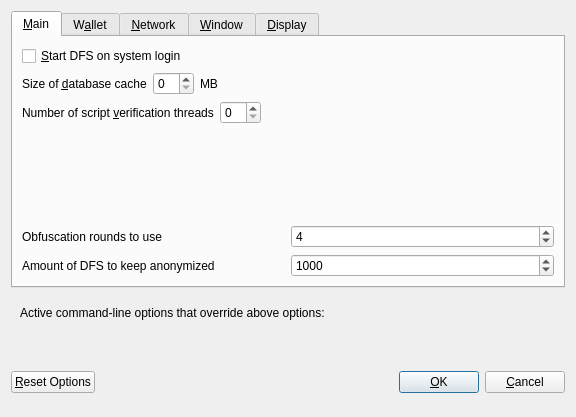
<?xml version="1.0" encoding="UTF-8"?>
<ui version="4.0">
 <class>OptionsDialog</class>
 <widget class="QDialog" name="OptionsDialog">
  <property name="geometry">
   <rect>
    <x>0</x>
    <y>0</y>
    <width>576</width>
    <height>417</height>
   </rect>
  </property>
  <property name="windowTitle">
   <string>Options</string>
  </property>
  <property name="modal">
   <bool>true</bool>
  </property>
  <layout class="QVBoxLayout" name="verticalLayout">
   <item>
    <widget class="QTabWidget" name="tabWidget">
     <property name="currentIndex">
      <number>0</number>
     </property>
     <widget class="QWidget" name="tabMain">
      <attribute name="title">
       <string>&amp;Main</string>
      </attribute>
      <layout class="QVBoxLayout" name="verticalLayout_Main">
       <item>
        <widget class="QCheckBox" name="bitcoinAtStartup">
         <property name="toolTip">
          <string>Automatically start DFS after logging in to the system.</string>
         </property>
         <property name="text">
          <string>&amp;Start DFS on system login</string>
         </property>
        </widget>
       </item>
       <item>
        <layout class="QHBoxLayout" name="horizontalLayout_2_Main">
         <item>
          <widget class="QLabel" name="databaseCacheLabel">
           <property name="text">
            <string>Size of &amp;database cache</string>
           </property>
           <property name="textFormat">
            <enum>Qt::PlainText</enum>
           </property>
           <property name="buddy">
            <cstring>databaseCache</cstring>
           </property>
          </widget>
         </item>
         <item>
          <widget class="QSpinBox" name="databaseCache"/>
         </item>
         <item>
          <widget class="QLabel" name="databaseCacheUnitLabel">
           <property name="text">
            <string>MB</string>
           </property>
           <property name="textFormat">
            <enum>Qt::PlainText</enum>
           </property>
          </widget>
         </item>
         <item>
          <spacer name="horizontalSpacer_2_Main">
           <property name="orientation">
            <enum>Qt::Horizontal</enum>
           </property>
           <property name="sizeHint" stdset="0">
            <size>
             <width>40</width>
             <height>20</height>
            </size>
           </property>
          </spacer>
         </item>
        </layout>
       </item>
       <item>
        <layout class="QHBoxLayout" name="horizontalLayout_3_Main">
         <item>
          <widget class="QLabel" name="threadsScriptVerifLabel">
           <property name="text">
            <string>Number of script &amp;verification threads</string>
           </property>
           <property name="textFormat">
            <enum>Qt::PlainText</enum>
           </property>
           <property name="buddy">
            <cstring>threadsScriptVerif</cstring>
           </property>
          </widget>
         </item>
         <item>
          <widget class="QSpinBox" name="threadsScriptVerif">
           <property name="toolTip">
            <string>(0 = auto, &lt;0 = leave that many cores free)</string>
           </property>
          </widget>
         </item>
         <item>
          <spacer name="horizontalSpacer_3_Main">
           <property name="orientation">
            <enum>Qt::Horizontal</enum>
           </property>
           <property name="sizeHint" stdset="0">
            <size>
             <width>40</width>
             <height>20</height>
            </size>
           </property>
          </spacer>
         </item>
        </layout>
       </item>
       <item>
        <spacer name="verticalSpacer_Main">
         <property name="orientation">
          <enum>Qt::Vertical</enum>
         </property>
         <property name="sizeHint" stdset="0">
          <size>
           <width>20</width>
           <height>40</height>
          </size>
         </property>
        </spacer>
       </item>
       <item>
        <layout class="QHBoxLayout" name="horizontalLayout_4_Main">
         <item>
          <widget class="QLabel" name="label">
           <property name="toolTip">
            <string>This setting determines the amount of individual masternodes that an input will be anonymized through.&lt;br/&gt;More rounds of anonymization gives a higher degree of privacy, but also costs more in fees.</string>
           </property>
           <property name="text">
            <string>Obfuscation rounds to use</string>
           </property>
          </widget>
         </item>
         <item>
          <widget class="QSpinBox" name="obfuscationRounds">
           <property name="minimum">
            <number>2</number>
           </property>
           <property name="maximum">
            <number>8</number>
           </property>
           <property name="value">
            <number>4</number>
           </property>
          </widget>
         </item>
        </layout>
       </item>
       <item>
        <layout class="QHBoxLayout" name="horizontalLayout">
         <item>
          <widget class="QLabel" name="label_2">
           <property name="toolTip">
            <string>This amount acts as a threshold to turn off Obfuscation once it's reached.</string>
           </property>
           <property name="statusTip">
            <string notr="true"/>
           </property>
           <property name="whatsThis">
            <string notr="true"/>
           </property>
           <property name="accessibleName">
            <string notr="true"/>
           </property>
           <property name="accessibleDescription">
            <string notr="true"/>
           </property>
           <property name="text">
            <string>Amount of DFS to keep anonymized</string>
           </property>
          </widget>
         </item>
         <item>
          <widget class="QSpinBox" name="anonymizeDfs">
           <property name="minimum">
            <number>100</number>
           </property>
           <property name="maximum">
            <number>100000</number>
           </property>
           <property name="singleStep">
            <number>100</number>
           </property>
           <property name="value">
            <number>1000</number>
           </property>
          </widget>
         </item>
        </layout>
       </item>
      </layout>
     </widget>
     <widget class="QWidget" name="tabWallet">
      <attribute name="title">
       <string>W&amp;allet</string>
      </attribute>
      <layout class="QVBoxLayout" name="verticalLayout_Wallet">
       <item>
        <widget class="QGroupBox" name="groupBox">
         <property name="title">
          <string>Expert</string>
         </property>
         <layout class="QVBoxLayout" name="verticalLayout_2">
          <item>
           <widget class="QCheckBox" name="coinControlFeatures">
            <property name="toolTip">
             <string>Whether to show coin control features or not.</string>
            </property>
            <property name="text">
             <string>Enable coin &amp;control features</string>
            </property>
           </widget>
          </item>
          <item>
           <widget class="QCheckBox" name="showMasternodesTab">
            <property name="toolTip">
             <string>Show additional tab listing all your masternodes in first sub-tab&lt;br/&gt;and all masternodes on the network in second sub-tab.</string>
            </property>
            <property name="text">
             <string>Show Masternodes Tab</string>
            </property>
           </widget>
          </item>
          <item>
           <widget class="QCheckBox" name="spendZeroConfChange">
            <property name="toolTip">
             <string>If you disable the spending of unconfirmed change, the change from a transaction&lt;br/&gt;cannot be used until that transaction has at least one confirmation.&lt;br/&gt;This also affects how your balance is computed.</string>
            </property>
            <property name="text">
             <string>&amp;Spend unconfirmed change</string>
            </property>
           </widget>
          </item>
         </layout>
        </widget>
       </item>
       <item>
        <spacer name="verticalSpacer_Wallet">
         <property name="orientation">
          <enum>Qt::Vertical</enum>
         </property>
         <property name="sizeHint" stdset="0">
          <size>
           <width>20</width>
           <height>40</height>
          </size>
         </property>
        </spacer>
       </item>
      </layout>
     </widget>
     <widget class="QWidget" name="tabNetwork">
      <attribute name="title">
       <string>&amp;Network</string>
      </attribute>
      <layout class="QVBoxLayout" name="verticalLayout_Network">
       <item>
        <widget class="QCheckBox" name="mapPortUpnp">
         <property name="toolTip">
          <string>Automatically open the DFS client port on the router. This only works when your router supports UPnP and it is enabled.</string>
         </property>
         <property name="text">
          <string>Map port using &amp;UPnP</string>
         </property>
        </widget>
       </item>
       <item>
        <widget class="QCheckBox" name="allowIncoming">
         <property name="toolTip">
          <string>Accept connections from outside</string>
         </property>
         <property name="text">
          <string>Allow incoming connections</string>
         </property>
        </widget>
       </item>
       <item>
        <widget class="QCheckBox" name="connectSocks">
         <property name="toolTip">
          <string>Connect to the DFS network through a SOCKS5 proxy.</string>
         </property>
         <property name="text">
          <string>&amp;Connect through SOCKS5 proxy (default proxy):</string>
         </property>
        </widget>
       </item>
       <item>
        <layout class="QHBoxLayout" name="horizontalLayout_1_Network">
         <item>
          <widget class="QLabel" name="proxyIpLabel">
           <property name="text">
            <string>Proxy &amp;IP:</string>
           </property>
           <property name="textFormat">
            <enum>Qt::PlainText</enum>
           </property>
           <property name="buddy">
            <cstring>proxyIp</cstring>
           </property>
          </widget>
         </item>
         <item>
          <widget class="QValidatedLineEdit" name="proxyIp">
           <property name="minimumSize">
            <size>
             <width>140</width>
             <height>0</height>
            </size>
           </property>
           <property name="maximumSize">
            <size>
             <width>140</width>
             <height>16777215</height>
            </size>
           </property>
           <property name="toolTip">
            <string>IP address of the proxy (e.g. IPv4: 127.0.0.1 / IPv6: ::1)</string>
           </property>
          </widget>
         </item>
         <item>
          <widget class="QLabel" name="proxyPortLabel">
           <property name="text">
            <string>&amp;Port:</string>
           </property>
           <property name="textFormat">
            <enum>Qt::PlainText</enum>
           </property>
           <property name="buddy">
            <cstring>proxyPort</cstring>
           </property>
          </widget>
         </item>
         <item>
          <widget class="QLineEdit" name="proxyPort">
           <property name="minimumSize">
            <size>
             <width>55</width>
             <height>0</height>
            </size>
           </property>
           <property name="maximumSize">
            <size>
             <width>55</width>
             <height>16777215</height>
            </size>
           </property>
           <property name="toolTip">
            <string>Port of the proxy (e.g. 9050)</string>
           </property>
          </widget>
         </item>
         <item>
          <spacer name="horizontalSpacer_1_Network">
           <property name="orientation">
            <enum>Qt::Horizontal</enum>
           </property>
           <property name="sizeHint" stdset="0">
            <size>
             <width>40</width>
             <height>20</height>
            </size>
           </property>
          </spacer>
         </item>
        </layout>
       </item>
       <item>
        <spacer name="verticalSpacer_Network">
         <property name="orientation">
          <enum>Qt::Vertical</enum>
         </property>
         <property name="sizeHint" stdset="0">
          <size>
           <width>20</width>
           <height>40</height>
          </size>
         </property>
        </spacer>
       </item>
      </layout>
     </widget>
     <widget class="QWidget" name="tabWindow">
      <attribute name="title">
       <string>&amp;Window</string>
      </attribute>
      <layout class="QVBoxLayout" name="verticalLayout_Window">
       <item>
        <widget class="QCheckBox" name="minimizeToTray">
         <property name="toolTip">
          <string>Show only a tray icon after minimizing the window.</string>
         </property>
         <property name="text">
          <string>&amp;Minimize to the tray instead of the taskbar</string>
         </property>
        </widget>
       </item>
       <item>
        <widget class="QCheckBox" name="minimizeOnClose">
         <property name="toolTip">
          <string>Minimize instead of exit the application when the window is closed. When this option is enabled, the application will be closed only after selecting Quit in the menu.</string>
         </property>
         <property name="text">
          <string>M&amp;inimize on close</string>
         </property>
        </widget>
       </item>
       <item>
        <spacer name="verticalSpacer_Window">
         <property name="orientation">
          <enum>Qt::Vertical</enum>
         </property>
         <property name="sizeHint" stdset="0">
          <size>
           <width>20</width>
           <height>40</height>
          </size>
         </property>
        </spacer>
       </item>
      </layout>
     </widget>
     <widget class="QWidget" name="tabDisplay">
      <attribute name="title">
       <string>&amp;Display</string>
      </attribute>
      <layout class="QVBoxLayout" name="verticalLayout_Display">
       <item>
        <layout class="QHBoxLayout" name="horizontalLayout_1_Display">
         <item>
          <widget class="QLabel" name="langLabel">
           <property name="text">
            <string>User Interface &amp;language:</string>
           </property>
           <property name="textFormat">
            <enum>Qt::PlainText</enum>
           </property>
           <property name="buddy">
            <cstring>lang</cstring>
           </property>
          </widget>
         </item>
         <item>
          <widget class="QValueComboBox" name="lang">
           <property name="toolTip">
            <string>The user interface language can be set here. This setting will take effect after restarting DFS.</string>
           </property>
          </widget>
         </item>
        </layout>
       </item>
       <item>
        <widget class="QLabel" name="label_3">
         <property name="toolTip">
          <string notr="true"/>
         </property>
         <property name="statusTip">
          <string notr="true"/>
         </property>
         <property name="whatsThis">
          <string notr="true"/>
         </property>
         <property name="accessibleName">
          <string notr="true"/>
         </property>
         <property name="text">
          <string>Language missing or translation incomplete? Help contributing translations here:
https://www.transifex.com/defensebox/dfscoin-translations</string>
         </property>
         <property name="wordWrap">
          <bool>true</bool>
         </property>
         <property name="openExternalLinks">
          <bool>true</bool>
         </property>
         <property name="textInteractionFlags">
          <set>Qt::TextBrowserInteraction</set>
         </property>
        </widget>
       </item>
       <item>
        <layout class="QHBoxLayout" name="horizontalLayout_4_Display" stretch="0,0">
         <item>
          <widget class="QLabel" name="themeLabel">
           <property name="text">
            <string>User Interface Theme:</string>
           </property>
          </widget>
         </item>
         <item>
          <widget class="QValueComboBox" name="theme"/>
         </item>
        </layout>
       </item>
       <item>
        <widget class="Line" name="line">
         <property name="orientation">
          <enum>Qt::Horizontal</enum>
         </property>
        </widget>
       </item>
       <item>
        <layout class="QHBoxLayout" name="horizontalLayout_2_Display">
         <item>
          <widget class="QLabel" name="unitLabel">
           <property name="text">
            <string>&amp;Unit to show amounts in:</string>
           </property>
           <property name="textFormat">
            <enum>Qt::PlainText</enum>
           </property>
           <property name="buddy">
            <cstring>unit</cstring>
           </property>
          </widget>
         </item>
         <item>
          <widget class="QValueComboBox" name="unit">
           <property name="toolTip">
            <string>Choose the default subdivision unit to show in the interface and when sending coins.</string>
           </property>
          </widget>
         </item>
        </layout>
       </item>
       <item>
        <layout class="QHBoxLayout" name="horizontalLayout_5_Display">
         <item>
          <widget class="QLabel" name="digitsLabel">
           <property name="text">
            <string>Decimal digits</string>
           </property>
          </widget>
         </item>
         <item>
          <widget class="QValueComboBox" name="digits"/>
         </item>
        </layout>
       </item>
       <item>
        <layout class="QHBoxLayout" name="horizontalLayout_3_Display">
         <item>
          <widget class="QLabel" name="thirdPartyTxUrlsLabel">
           <property name="toolTip">
            <string>Third party URLs (e.g. a block explorer) that appear in the transactions tab as context menu items. %s in the URL is replaced by transaction hash. Multiple URLs are separated by vertical bar |.</string>
           </property>
           <property name="text">
            <string>Third party transaction URLs</string>
           </property>
           <property name="buddy">
            <cstring>thirdPartyTxUrls</cstring>
           </property>
          </widget>
         </item>
         <item>
          <widget class="QLineEdit" name="thirdPartyTxUrls">
           <property name="toolTip">
            <string>Third party URLs (e.g. a block explorer) that appear in the transactions tab as context menu items. %s in the URL is replaced by transaction hash. Multiple URLs are separated by vertical bar |.</string>
           </property>
          </widget>
         </item>
        </layout>
       </item>
       <item>
        <spacer name="verticalSpacer">
         <property name="orientation">
          <enum>Qt::Vertical</enum>
         </property>
         <property name="sizeHint" stdset="0">
          <size>
           <width>20</width>
           <height>40</height>
          </size>
         </property>
        </spacer>
       </item>
      </layout>
     </widget>
    </widget>
   </item>
   <item>
    <widget class="QFrame" name="frame">
     <layout class="QVBoxLayout" name="verticalLayout_Bottom">
      <item>
       <layout class="QHBoxLayout" name="horizontalLayout_Bottom">
        <item>
         <widget class="QLabel" name="overriddenByCommandLineInfoLabel">
          <property name="text">
           <string>Active command-line options that override above options:</string>
          </property>
          <property name="textFormat">
           <enum>Qt::PlainText</enum>
          </property>
         </widget>
        </item>
        <item>
         <spacer name="horizontalSpacer_Bottom">
          <property name="orientation">
           <enum>Qt::Horizontal</enum>
          </property>
          <property name="sizeHint" stdset="0">
           <size>
            <width>40</width>
            <height>20</height>
           </size>
          </property>
         </spacer>
        </item>
       </layout>
      </item>
      <item>
       <widget class="QLabel" name="overriddenByCommandLineLabel">
        <property name="text">
         <string/>
        </property>
        <property name="textFormat">
         <enum>Qt::PlainText</enum>
        </property>
        <property name="wordWrap">
         <bool>true</bool>
        </property>
       </widget>
      </item>
     </layout>
    </widget>
   </item>
   <item>
    <layout class="QHBoxLayout" name="horizontalLayout_Buttons">
     <item>
      <widget class="QPushButton" name="resetButton">
       <property name="toolTip">
        <string>Reset all client options to default.</string>
       </property>
       <property name="text">
        <string>&amp;Reset Options</string>
       </property>
       <property name="autoDefault">
        <bool>false</bool>
       </property>
      </widget>
     </item>
     <item>
      <spacer name="horizontalSpacer_1">
       <property name="orientation">
        <enum>Qt::Horizontal</enum>
       </property>
       <property name="sizeHint" stdset="0">
        <size>
         <width>40</width>
         <height>48</height>
        </size>
       </property>
      </spacer>
     </item>
     <item>
      <widget class="QLabel" name="statusLabel">
       <property name="minimumSize">
        <size>
         <width>200</width>
         <height>0</height>
        </size>
       </property>
       <property name="font">
        <font>
         <weight>75</weight>
         <bold>true</bold>
        </font>
       </property>
       <property name="text">
        <string/>
       </property>
       <property name="textFormat">
        <enum>Qt::PlainText</enum>
       </property>
       <property name="wordWrap">
        <bool>true</bool>
       </property>
      </widget>
     </item>
     <item>
      <spacer name="horizontalSpacer_2">
       <property name="orientation">
        <enum>Qt::Horizontal</enum>
       </property>
       <property name="sizeHint" stdset="0">
        <size>
         <width>40</width>
         <height>48</height>
        </size>
       </property>
      </spacer>
     </item>
     <item>
      <widget class="QPushButton" name="okButton">
       <property name="text">
        <string>&amp;OK</string>
       </property>
       <property name="autoDefault">
        <bool>false</bool>
       </property>
       <property name="default">
        <bool>true</bool>
       </property>
      </widget>
     </item>
     <item>
      <widget class="QPushButton" name="cancelButton">
       <property name="text">
        <string>&amp;Cancel</string>
       </property>
       <property name="autoDefault">
        <bool>false</bool>
       </property>
      </widget>
     </item>
    </layout>
   </item>
  </layout>
 </widget>
 <customwidgets>
  <customwidget>
   <class>QValidatedLineEdit</class>
   <extends>QLineEdit</extends>
   <header>qvalidatedlineedit.h</header>
  </customwidget>
  <customwidget>
   <class>QValueComboBox</class>
   <extends>QComboBox</extends>
   <header>qvaluecombobox.h</header>
  </customwidget>
 </customwidgets>
 <resources/>
 <connections/>
</ui>
